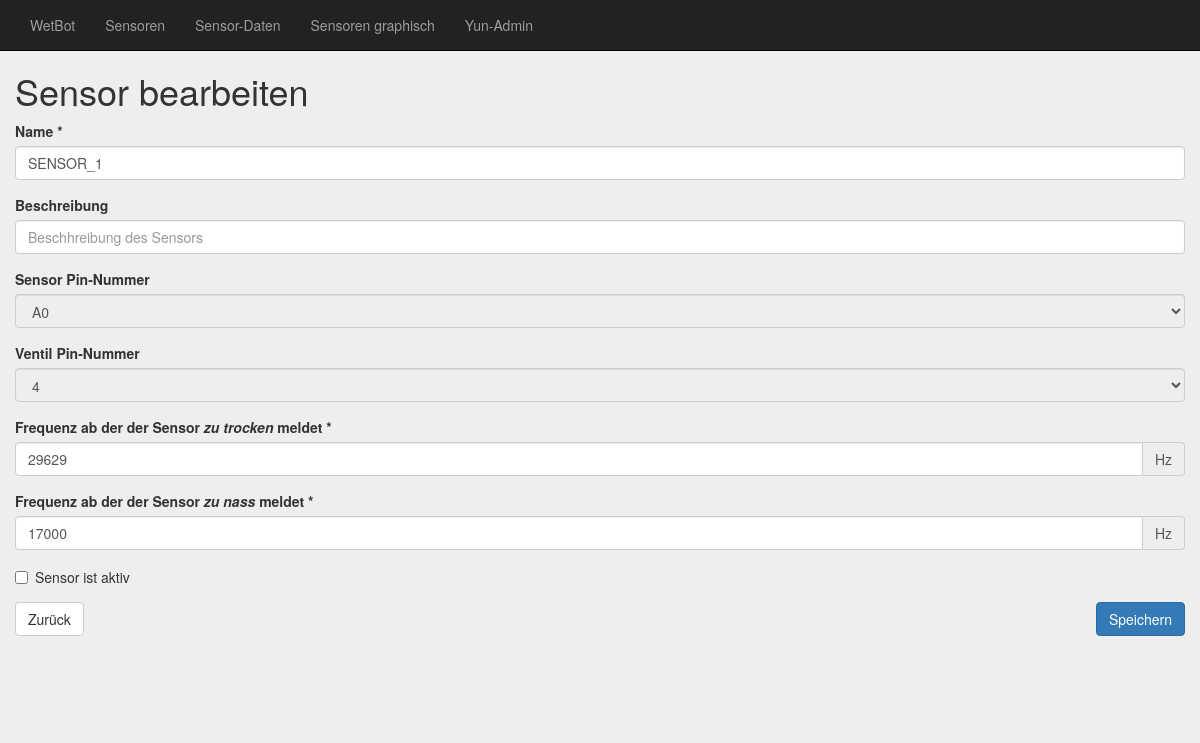
Screenshot of /linino-side/mnt/sda1/arduino/www/sensors/edit.php?id=1 with the database file from the repository.
### tables this page shows
CREATE TABLE IF NOT EXISTS `sensors` (
  `id` INT(11) NOT NULL AUTO_INCREMENT,
  `name` VARCHAR(255) NOT NULL,
  `location_description` TEXT NULL DEFAULT NULL,
  `sensor_pin_number` VARCHAR(2) NOT NULL,
  `relay_pin_number` VARCHAR(2) NOT NULL,
  `frequency_threeshold_too_dry` INT(10) UNSIGNED NOT NULL DEFAULT 0,
  `frequency_threeshold_too_wet` INT(10) UNSIGNED NOT NULL DEFAULT 0,
  `active` BOOLEAN NOT NULL DEFAULT FALSE,
  PRIMARY KEY (`id`));

### linino-side/mnt/sda1/arduino/www/sensors/_form.php (the view, shortened to what this page needs)
<?php
	$saved = false;
	$sensor = new Sensor();
	$validationResult = array('errors' => array(), 'warnings' => array());
	if ($_GET['id'] && !$_POST['id']) {
		$sql = "SELECT * FROM `sensors` WHERE `id` = " . $_GET['id'];
		$rs = $conn->query($sql);
		if ($rs === false) {
			trigger_error('Wrong SQL: ' . $sql . ' Error: ' . $conn->error, E_USER_ERROR);
		} else {
			$rs->data_seek(0);
			while ($row = $rs->fetch_assoc()) {
				$sensor->name = $row['name'];
				$sensor->location_description = $row['location_description'];
				$sensor->sensor_pin_number = $row['sensor_pin_number'];
				$sensor->relay_pin_number = $row['relay_pin_number'];
				$sensor->frequency_threeshold_too_dry = $row['frequency_threeshold_too_dry'];
				$sensor->frequency_threeshold_too_wet = $row['frequency_threeshold_too_wet'];
				$sensor->active = $row['active'];
			}
		}
	} else if (!empty($_POST['id'])) {
		$sensor->id = $_POST['id'];
		$sensor->name = $_POST['name'];
		$sensor->location_description = $_POST['location_description'];
		$sensor->sensor_pin_number = $_POST['sensor_pin_number'];
		$sensor->relay_pin_number = $_POST['relay_pin_number'];
		$sensor->frequency_threeshold_too_dry = $_POST['frequency_threeshold_too_dry'];
		$sensor->frequency_threeshold_too_wet = $_POST['frequency_threeshold_too_wet'];
		$sensor->active = $_POST['active'];
		$validationResult = $sensor->validate();
		if (empty($validationResult['errors'])) {
			$sql = "UPDATE `sensors` SET `name` = '" . stripslashes($sensor->name) . "', `location_description` = '" . stripslashes($sensor->location_description) . "', `frequency_threeshold_too_dry` = " . intval($sensor->frequency_threeshold_too_dry) . ", `frequency_threeshold_too_wet` = " . intval($sensor->frequency_threeshold_too_wet) . ", `active` = " . $sensor->active . " WHERE `id` = " . $sensor->id . ";";
			$rs = $conn->query($sql);
			if ($rs === false) {
				$errorMessage = 'Der Sensor konnte nicht gespeichert werden.';
			} else {
				$saved = true;
			}
		}
		if ($saved) {
			$sql = "SELECT * FROM `sensors` ORDER BY `id`";
			$rs = $conn->query($sql);
			if ($rs === false) {
				trigger_error('Wrong SQL: ' . $sql . ' Error: ' . $conn->error, E_USER_ERROR);
			} else {
				$fileHandle = fopen('../../sensors.csv', 'w');
				$rs->data_seek(0);
				while ($row = $rs->fetch_assoc()) {
					fwrite($fileHandle, $row['id'].',');
					fwrite($fileHandle, $row['frequency_threeshold_too_dry'].',');
					fwrite($fileHandle, $row['frequency_threeshold_too_wet'].',');
					fwrite($fileHandle, $row['active']);
					fwrite($fileHandle, "\n");
				}
				fclose($fileHandle);
			}
		}
	}
	if ($saved) {
?>
	<p class="text-message bg-success">Der Sensor wurde gespeichert.</p>
	<p class="text-message bg-hint">Um Ihre Änderungen anzuwenden, müssen Sie die Sensor-Steuerung <a href="./index.php?reset-mcu=true" class="btn btn-default">neu starten</a>!</p>
<?php
	} else {
?>
<div class="form-group <?php echo (!empty($validationResult['errors']['name'])) ? 'has-error' : '' ?>">
	<label for="name">Name *</label>
	<input type="text" class="form-control" id="name" name="name" placeholder="Name des Sensors" value="<?php echo $sensor->name ?>" maxlength="255">
</div>
<div class="form-group <?php echo (!empty($validationResult['warnings']['location_description'])) ? 'has-warning' : '' ?>">
	<label for="location_description">Beschreibung</label>
	<input type="text" class="form-control" id="location_description" name="location_description" placeholder="Beschhreibung des Sensors" value="<?php echo $sensor->location_description ?>" maxlength="32000">
</div>
<div class="form-group">
	<label for="sensor_pin_number">Sensor Pin-Nummer</label>
	<select class="form-control" id="sensor_pin_number" name="sensor_pin_number" disabled>
		<option value="18" <?php if ($sensor->sensor_pin_number == '18') { echo 'selected'; } ?>>A0</option>
	</select>
</div>
<div class="form-group">
	<label for="relay_pin_number">Ventil Pin-Nummer</label>
	<select class="form-control" id="relay_pin_number" name="relay_pin_number" disabled>
		<option value="4" <?php if ($sensor->relay_pin_number == '4') { echo 'selected'; } ?>>4</option>
	</select>
</div>
<div class="form-group <?php echo (!empty($validationResult['errors']['frequency_threeshold_too_dry'])) ? 'has-error' : '' ?>">
	<label for="frequency_threeshold_too_dry">Frequenz ab der der Sensor <i>zu trocken</i> meldet *</label>
	<div class="input-group">
		<input type="text" class="form-control" id="frequency_threeshold_too_dry" name="frequency_threeshold_too_dry" placeholder="29629" value="<?php echo $sensor->frequency_threeshold_too_dry; ?>" maxlength="6">
		<span class="input-group-addon"> Hz</span>
	</div>
</div>
<div class="form-group <?php echo (!empty($validationResult['errors']['frequency_threeshold_too_wet'])) ? 'has-error' : '' ?>">
	<label for="frequency_threeshold_too_wet">Frequenz ab der der Sensor <i>zu nass</i> meldet *</label>
	<div class="input-group">
		<input type="text" class="form-control" id="frequency_threeshold_too_wet" name="frequency_threeshold_too_wet" placeholder="17000" value="<?php echo $sensor->frequency_threeshold_too_wet; ?>" maxlength="6">
		<span class="input-group-addon"> Hz</span>
	</div>
</div>
<div class="form-group">
	<label class="checkbox-inline">
		<input type="checkbox" name="active" value="1" <?php echo ($sensor->active) ? 'checked' : ''; ?>> Sensor ist aktiv
	</label>
</div>
<button type="submit" class="btn btn-primary pull-right">Speichern</button>
<?php
	}
?>

### rows the page displays
sensors: name "SENSOR_1", sensor_pin_number "A0", relay_pin_number "4", frequency_threeshold_too_dry "29629", frequency_threeshold_too_wet "17000"
